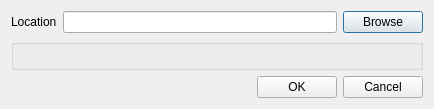
<?xml version="1.0" encoding="UTF-8"?>
<ui version="4.0">
 <class>OpenFileDialog</class>
 <widget class="QDialog" name="OpenFileDialog">
  <property name="geometry">
   <rect>
    <x>0</x>
    <y>0</y>
    <width>434</width>
    <height>100</height>
   </rect>
  </property>
  <property name="sizePolicy">
   <sizepolicy hsizetype="MinimumExpanding" vsizetype="MinimumExpanding">
    <horstretch>0</horstretch>
    <verstretch>0</verstretch>
   </sizepolicy>
  </property>
  <property name="windowTitle">
   <string>Open</string>
  </property>
  <layout class="QVBoxLayout" name="verticalLayout">
   <item>
    <layout class="QHBoxLayout" name="horizontalLayout_2">
     <item>
      <widget class="QLabel" name="label">
       <property name="text">
        <string>Location</string>
       </property>
      </widget>
     </item>
     <item>
      <widget class="QLineEdit" name="urlText"/>
     </item>
     <item>
      <widget class="QPushButton" name="browseButton">
       <property name="toolTip">
        <string>Browse locally...</string>
       </property>
       <property name="text">
        <string>Browse</string>
       </property>
      </widget>
     </item>
    </layout>
   </item>
   <item>
    <widget class="QGroupBox" name="optionsBox">
     <property name="title">
      <string/>
     </property>
    </widget>
   </item>
   <item>
    <spacer name="verticalSpacer">
     <property name="orientation">
      <enum>Qt::Vertical</enum>
     </property>
     <property name="sizeHint" stdset="0">
      <size>
       <width>20</width>
       <height>20</height>
      </size>
     </property>
    </spacer>
   </item>
   <item>
    <layout class="QHBoxLayout" name="horizontalLayout">
     <item>
      <spacer name="horizontalSpacer">
       <property name="orientation">
        <enum>Qt::Horizontal</enum>
       </property>
       <property name="sizeHint" stdset="0">
        <size>
         <width>40</width>
         <height>20</height>
        </size>
       </property>
      </spacer>
     </item>
     <item>
      <widget class="QPushButton" name="okButton">
       <property name="text">
        <string>OK</string>
       </property>
      </widget>
     </item>
     <item>
      <widget class="QPushButton" name="cancelButton">
       <property name="text">
        <string>Cancel</string>
       </property>
      </widget>
     </item>
    </layout>
   </item>
  </layout>
 </widget>
 <tabstops>
  <tabstop>urlText</tabstop>
  <tabstop>browseButton</tabstop>
  <tabstop>okButton</tabstop>
  <tabstop>cancelButton</tabstop>
 </tabstops>
 <resources/>
 <connections>
  <connection>
   <sender>okButton</sender>
   <signal>clicked()</signal>
   <receiver>OpenFileDialog</receiver>
   <slot>accept()</slot>
   <hints>
    <hint type="sourcelabel">
     <x>319</x>
     <y>85</y>
    </hint>
    <hint type="destinationlabel">
     <x>233</x>
     <y>29</y>
    </hint>
   </hints>
  </connection>
  <connection>
   <sender>cancelButton</sender>
   <signal>clicked()</signal>
   <receiver>OpenFileDialog</receiver>
   <slot>reject()</slot>
   <hints>
    <hint type="sourcelabel">
     <x>379</x>
     <y>89</y>
    </hint>
    <hint type="destinationlabel">
     <x>187</x>
     <y>76</y>
    </hint>
   </hints>
  </connection>
 </connections>
</ui>
